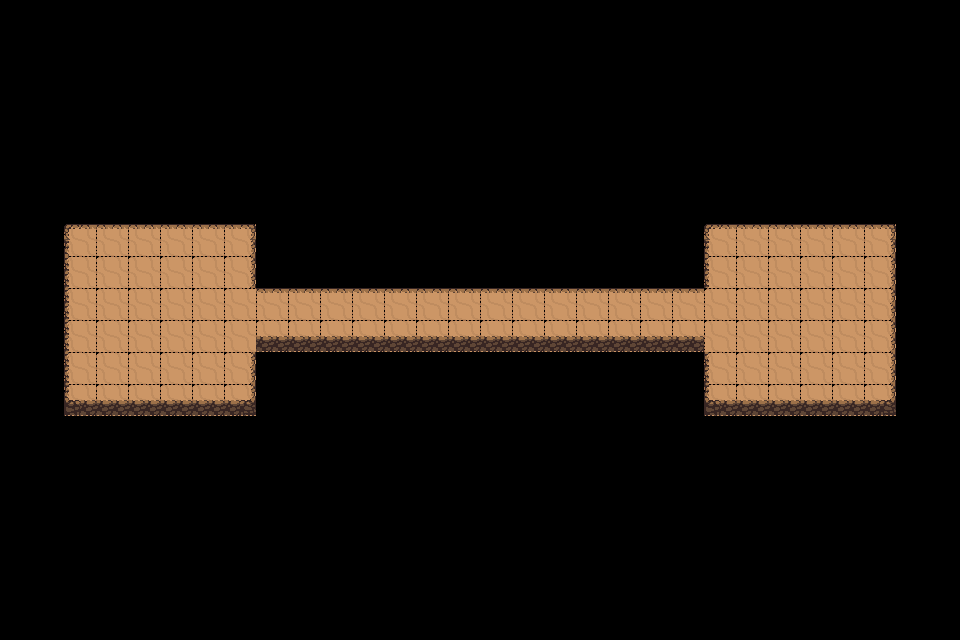

This game map was drawn from its Tiled (.tmx) file and the tilesets committed beside it. A one-line description and the full map source follow:
An orthogonal 30x20 tile map with 32x32 px tiles, 2 tile layers (floor, wall), 2 tilesets.

<map version="1.9" tiledversion="1.9.2" orientation="orthogonal" renderorder="right-down" width="30" height="20" tilewidth="32" tileheight="32" infinite="0" nextlayerid="3" nextobjectid="1">
 <tileset firstgid="1" source="DirtTileset.tsx" />
 <tileset firstgid="11" source="CliffTileset.tsx" />
 <layer id="1" name="floor" width="30" height="20">
  <data encoding="csv">
0,0,0,0,0,0,0,0,0,0,0,0,0,0,0,0,0,0,0,0,0,0,0,0,0,0,0,0,0,0,
0,0,0,0,0,0,0,0,0,0,0,0,0,0,0,0,0,0,0,0,0,0,0,0,0,0,0,0,0,0,
0,0,0,0,0,0,0,0,0,0,0,0,0,0,0,0,0,0,0,0,0,0,0,0,0,0,0,0,0,0,
0,0,0,0,0,0,0,0,0,0,0,0,0,0,0,0,0,0,0,0,0,0,0,0,0,0,0,0,0,0,
0,0,0,0,0,0,0,0,0,0,0,0,0,0,0,0,0,0,0,0,0,0,0,0,0,0,0,0,0,0,
0,0,0,0,0,0,0,0,0,0,0,0,0,0,0,0,0,0,0,0,0,0,0,0,0,0,0,0,0,0,
0,0,0,0,0,0,0,0,0,0,0,0,0,0,0,0,0,0,0,0,0,0,0,0,0,0,0,0,0,0,
0,0,1,1,1,1,1,1,0,0,0,0,0,0,0,0,0,0,0,0,0,0,1,1,1,1,1,1,0,0,
0,0,1,1,1,1,1,1,0,0,0,0,0,0,0,0,0,0,0,0,0,0,1,1,1,1,1,1,0,0,
0,0,1,1,1,1,1,1,1,1,1,1,1,1,1,1,1,1,1,1,1,1,1,1,1,1,1,1,0,0,
0,0,1,1,1,1,1,1,1,1,1,1,1,1,1,1,1,1,1,1,1,1,1,1,1,1,1,1,0,0,
0,0,1,1,1,1,1,1,0,0,0,0,0,0,0,0,0,0,0,0,0,0,1,1,1,1,1,1,0,0,
0,0,1,1,1,1,1,1,0,0,0,0,0,0,0,0,0,0,0,0,0,0,1,1,1,1,1,1,0,0,
0,0,0,0,0,0,0,0,0,0,0,0,0,0,0,0,0,0,0,0,0,0,0,0,0,0,0,0,0,0,
0,0,0,0,0,0,0,0,0,0,0,0,0,0,0,0,0,0,0,0,0,0,0,0,0,0,0,0,0,0,
0,0,0,0,0,0,0,0,0,0,0,0,0,0,0,0,0,0,0,0,0,0,0,0,0,0,0,0,0,0,
0,0,0,0,0,0,0,0,0,0,0,0,0,0,0,0,0,0,0,0,0,0,0,0,0,0,0,0,0,0,
0,0,0,0,0,0,0,0,0,0,0,0,0,0,0,0,0,0,0,0,0,0,0,0,0,0,0,0,0,0,
0,0,0,0,0,0,0,0,0,0,0,0,0,0,0,0,0,0,0,0,0,0,0,0,0,0,0,0,0,0,
0,0,0,0,0,0,0,0,0,0,0,0,0,0,0,0,0,0,0,0,0,0,0,0,0,0,0,0,0,0
</data>
 </layer>
 <layer id="2" name="wall" width="30" height="20">
  <data encoding="csv">
0,0,0,0,0,0,0,0,0,0,0,0,0,0,0,0,0,0,0,0,0,0,0,0,0,0,0,0,0,0,
0,0,0,0,0,0,0,0,0,0,0,0,0,0,0,0,0,0,0,0,0,0,0,0,0,0,0,0,0,0,
0,0,0,0,0,0,0,0,0,0,0,0,0,0,0,0,0,0,0,0,0,0,0,0,0,0,0,0,0,0,
0,0,0,0,0,0,0,0,0,0,0,0,0,0,0,0,0,0,0,0,0,0,0,0,0,0,0,0,0,0,
0,0,0,0,0,0,0,0,0,0,0,0,0,0,0,0,0,0,0,0,0,0,0,0,0,0,0,0,0,0,
0,0,0,0,0,0,0,0,0,0,0,0,0,0,0,0,0,0,0,0,0,0,0,0,0,0,0,0,0,0,
0,0,0,0,0,0,0,0,0,0,0,0,0,0,0,0,0,0,0,0,0,0,0,0,0,0,0,0,0,0,
0,0,11,12,12,12,12,13,0,0,0,0,0,0,0,0,0,0,0,0,0,0,11,12,12,12,12,13,0,0,
0,0,22,0,0,0,0,24,0,0,0,0,0,0,0,0,0,0,0,0,0,0,22,0,0,0,0,24,0,0,
0,0,22,0,0,0,0,0,12,12,12,12,12,12,12,12,12,12,12,12,12,12,0,0,0,0,0,24,0,0,
0,0,22,0,0,0,0,0,34,34,34,34,34,34,34,34,34,34,34,34,34,34,0,0,0,0,0,24,0,0,
0,0,22,0,0,0,0,24,0,0,0,0,0,0,0,0,0,0,0,0,0,0,22,0,0,0,0,24,0,0,
0,0,33,34,34,34,34,35,0,0,0,0,0,0,0,0,0,0,0,0,0,0,33,34,34,34,34,35,0,0,
0,0,0,0,0,0,0,0,0,0,0,0,0,0,0,0,0,0,0,0,0,0,0,0,0,0,0,0,0,0,
0,0,0,0,0,0,0,0,0,0,0,0,0,0,0,0,0,0,0,0,0,0,0,0,0,0,0,0,0,0,
0,0,0,0,0,0,0,0,0,0,0,0,0,0,0,0,0,0,0,0,0,0,0,0,0,0,0,0,0,0,
0,0,0,0,0,0,0,0,0,0,0,0,0,0,0,0,0,0,0,0,0,0,0,0,0,0,0,0,0,0,
0,0,0,0,0,0,0,0,0,0,0,0,0,0,0,0,0,0,0,0,0,0,0,0,0,0,0,0,0,0,
0,0,0,0,0,0,0,0,0,0,0,0,0,0,0,0,0,0,0,0,0,0,0,0,0,0,0,0,0,0,
0,0,0,0,0,0,0,0,0,0,0,0,0,0,0,0,0,0,0,0,0,0,0,0,0,0,0,0,0,0
</data>
 </layer>
</map>
